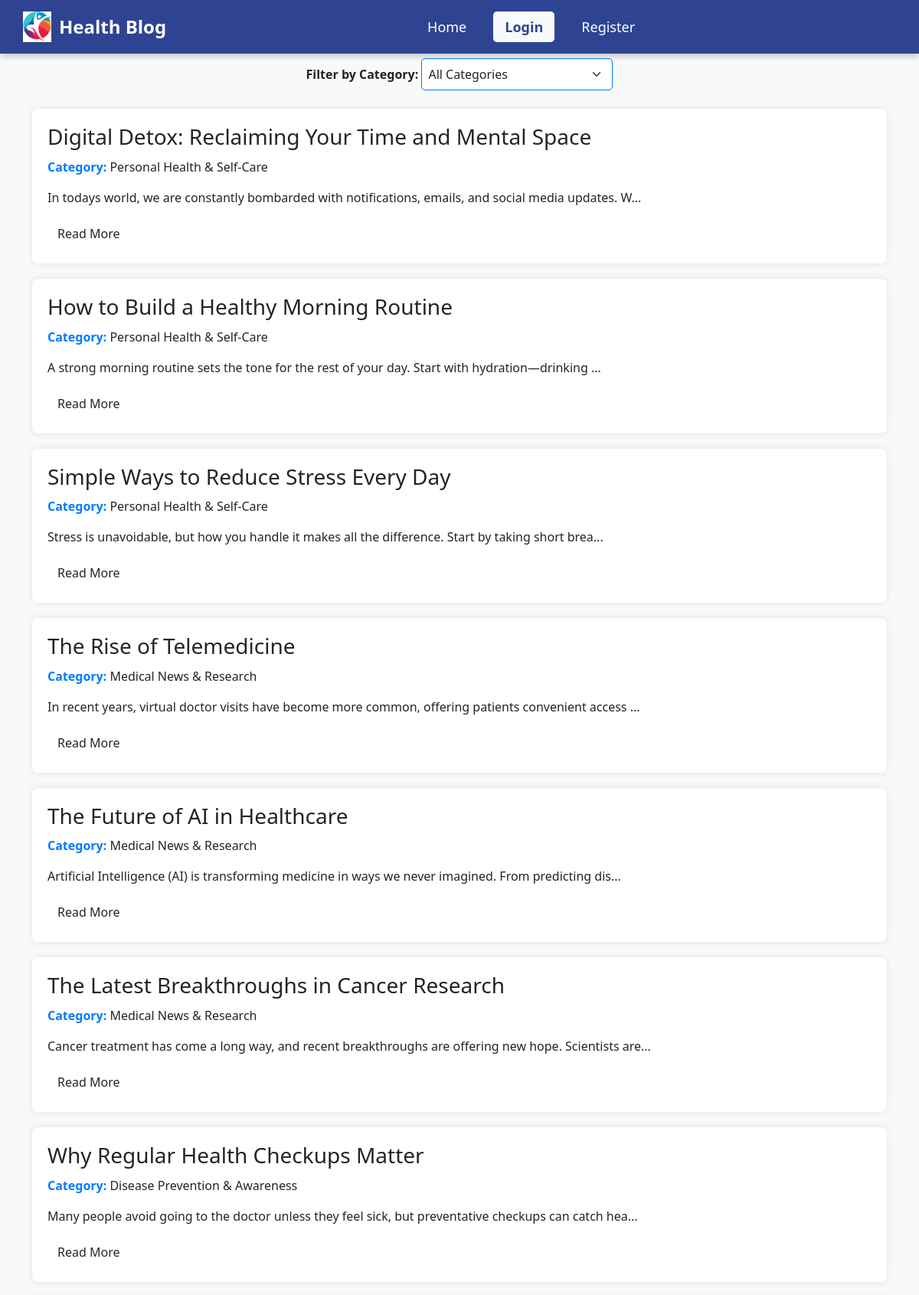
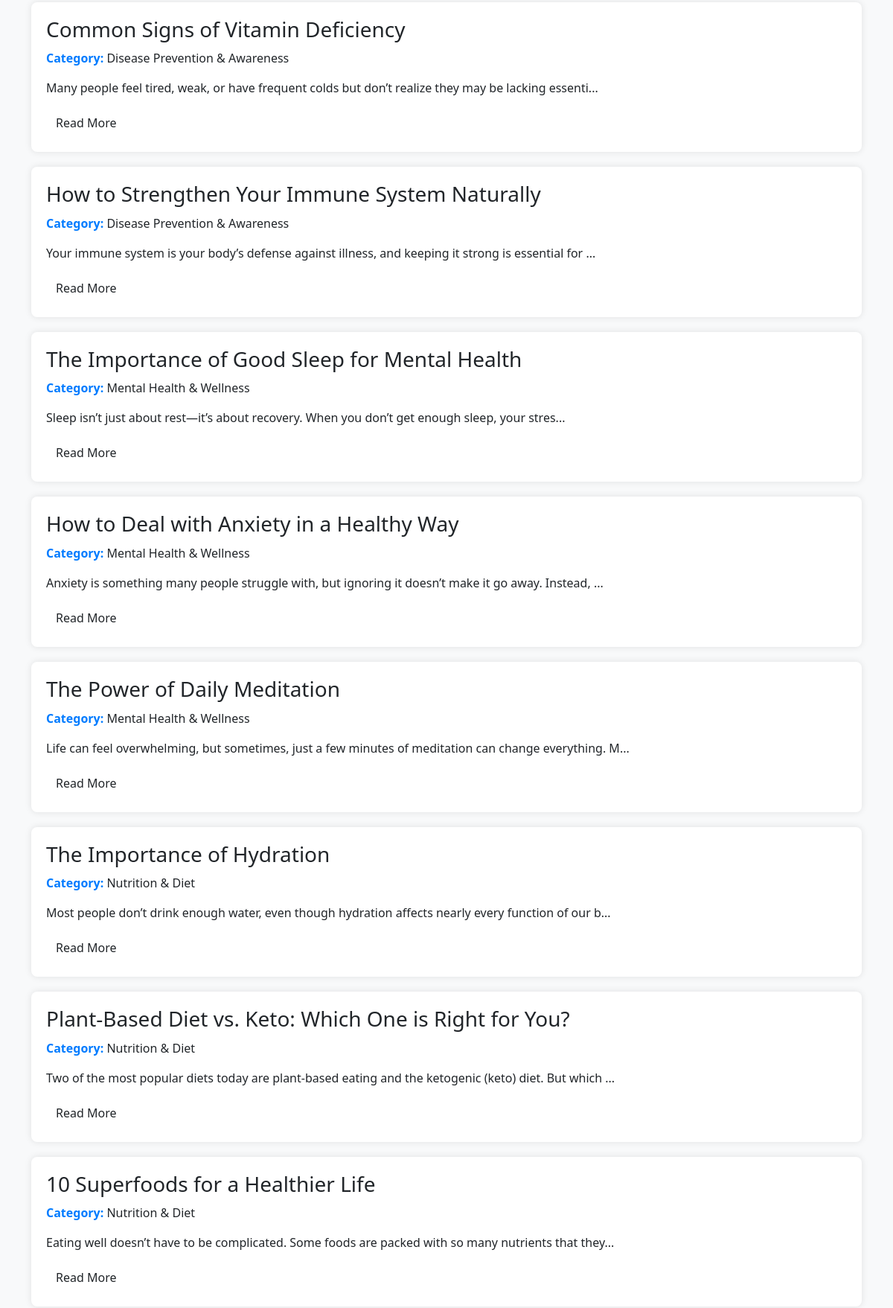
The app's page /view_posts.php (upper part) with its own data (2 pictures, top to bottom).
### tables this page shows
CREATE TABLE `posts` (
  `post_id` int(11) NOT NULL,
  `username` varchar(150) NOT NULL,
  `title` varchar(255) NOT NULL,
  `content` text NOT NULL,
  `created_at` timestamp NOT NULL DEFAULT current_timestamp(),
  `category` varchar(255) NOT NULL
);

### view_posts.php (the view, shortened to what this page needs)
<?php
include 'db.php';
$selected_category = isset($_GET['category']) ? $_GET['category'] : 'All Categories';
if ($selected_category == "All Categories") {
    $sql = "SELECT * FROM posts ORDER BY created_at DESC";
} else {
    $sql = "SELECT * FROM posts WHERE category = '$selected_category' ORDER BY created_at DESC";
}
$result = $conn->query($sql);
?>
<!DOCTYPE html>
<html lang="en">
<head>
    <link rel="stylesheet" href="https://cdn.jsdelivr.net/npm/bootstrap@5.3.0/dist/css/bootstrap.min.css">
</head>
<body>
    <?php include 'header.php'; ?>
    <div class="container">
        <h2 class="text-center">Latest Blogs</h2>
        <div class="text-center mb-4">
            <label for="categoryFilter" class="fw-bold">Filter by Category:</label>
            <select name="category" id="categoryFilter" class="form-select d-inline-block" style="width: 250px;">
                <option value="All Categories" <?php if ($selected_category == "All Categories") echo "selected"; ?>>All Categories</option>
            </select>
        </div>
        <?php
        if ($result->num_rows > 0) {
            while ($row = $result->fetch_assoc()) {
                echo "<div class='blog-card'>";
                echo "<h3>" . $row['title'] . "</h3>";
                echo "<p><span class='category-label'>Category:</span> " . $row['category'] . "</p>";
                echo "<p>" . substr($row['content'], 0, 100) . "...</p>";
                echo "<a href='post.php?id=" . $row['post_id'] . "' class='btn'>Read More</a>";
                echo "</div>";
            }
        } else {
            echo "<p class='text-center'>No blogs found in this category.</p>";
        }
        ?>
    </div>
</body>
</html>

### header.php (shortened to what this page needs)
<!DOCTYPE html>
<html lang="en">
<head>
</head>
<body>
<header>
    <div class="logo">
        <img src="logo.jpg" alt="Health Blog Logo">
        Health Blog
    </div>
    <div class="nav-container">
        <nav>
            <ul>
                <li><a href="index.php">Home</a></li>
                <?php if (isset($_SESSION['username'])): ?>
                    <li><a href="add_post.php">Add Blog</a></li>
                    <li><a href="view_posts.php">View Blogs</a></li>
                    <li><a href="logout.php" class="btn-primary">Logout</a></li>
                <?php else: ?>
                    <li><a href="login.php" class="btn-primary">Login</a></li>
                    <li><a href="register.php">Register</a></li>
                <?php endif; ?>
            </ul>
        </nav>
    </div>
</header>
</body>
</html>

### view_posts.php (style rules this page uses)
body { background-color: #f8f9fa; }
.container { margin-top: 30px; }
.blog-card { background: white; padding: 20px; border-radius: 8px; box-shadow: 0 0 10px rgba(0, 0, 0, 0.1); margin-bottom: 20px; }
.blog-card h3 { margin-bottom: 10px; }
.category-label { font-weight: bold; color: #007bff; }
#categoryFilter { width: 250px; padding: 8px; border-radius: 5px; border: 1px solid #007bff; background-color: #ffffff; font-size: 16px; cursor: pointer; }
html, body { height: 100%; margin: 0; padding: 0; display: flex; flex-direction: column; }
.container { flex: 1; }

### header.php (style rules this page uses)
header { display: flex; align-items: center; justify-content: space-between; background: #2e4493; padding: 15px 30px; color: white; box-shadow: 0px 4px 8px rgba(0, 0, 0, 0.2); position: fixed; top: 0; left: 0; width: 100%; z-index: 1000; }
.logo { font-size: 24px; font-weight: bold; display: flex; align-items: center; }
.logo img { height: 40px; margin-right: 10px; }
.nav-container { flex: 1; display: flex; justify-content: center; }
nav ul { list-style: none; margin: 0; padding: 0; display: flex; gap: 20px; }
nav ul li { display: inline; }
nav ul li a { color: white; text-decoration: none; font-size: 18px; padding: 8px 15px; border-radius: 5px; transition: background 0.3s ease; }
.btn-primary { padding: 8px 15px; border-radius: 5px; font-weight: bold; background-color: #f8f9fa; color: #2e4493; transition: 0.3s; text-decoration: none; }

### records on screen
posts: title "Digital Detox: Reclaiming Your Time and Mental Space", category "Personal Health & Self-Care", content "In todays world, we are constantly bombarded with notifications, emails, and social media updates. W"
posts: title "How to Build a Healthy Morning Routine", category "Personal Health & Self-Care", content "A strong morning routine sets the tone for the rest of your day. Start with hydration—drinking"
posts: title "Simple Ways to Reduce Stress Every Day", category "Personal Health & Self-Care", content "Stress is unavoidable, but how you handle it makes all the difference. Start by taking short brea"
posts: title "The Rise of Telemedicine", category "Medical News & Research", content "In recent years, virtual doctor visits have become more common, offering patients convenient access"
posts: title "The Future of AI in Healthcare", category "Medical News & Research", content "Artificial Intelligence (AI) is transforming medicine in ways we never imagined. From predicting dis"
posts: title "The Latest Breakthroughs in Cancer Research", category "Medical News & Research", content "Cancer treatment has come a long way, and recent breakthroughs are offering new hope. Scientists are"
posts: title "Why Regular Health Checkups Matter", category "Disease Prevention & Awareness", content "Many people avoid going to the doctor unless they feel sick, but preventative checkups can catch hea"
posts: title "Common Signs of Vitamin Deficiency", category "Disease Prevention & Awareness", content "Many people feel tired, weak, or have frequent colds but don’t realize they may be lacking essenti"
posts: title "How to Strengthen Your Immune System Naturally", category "Disease Prevention & Awareness", content "Your immune system is your body’s defense against illness, and keeping it strong is essential for"
posts: title "The Importance of Good Sleep for Mental Health", category "Mental Health & Wellness", content "Sleep isn’t just about rest—it’s about recovery. When you don’t get enough sleep, your stres"
posts: title "How to Deal with Anxiety in a Healthy Way", category "Mental Health & Wellness", content "Anxiety is something many people struggle with, but ignoring it doesn’t make it go away. Instead,"
posts: title "The Power of Daily Meditation", category "Mental Health & Wellness", content "Life can feel overwhelming, but sometimes, just a few minutes of meditation can change everything. M"
posts: title "The Importance of Hydration", category "Nutrition & Diet", content "Most people don’t drink enough water, even though hydration affects nearly every function of our b"
posts: title "Plant-Based Diet vs. Keto: Which One is Right for You?", category "Nutrition & Diet", content "Two of the most popular diets today are plant-based eating and the ketogenic (keto) diet. But which"
posts: title "10 Superfoods for a Healthier Life", category "Nutrition & Diet", content "Eating well doesn’t have to be complicated. Some foods are packed with so many nutrients that they"
